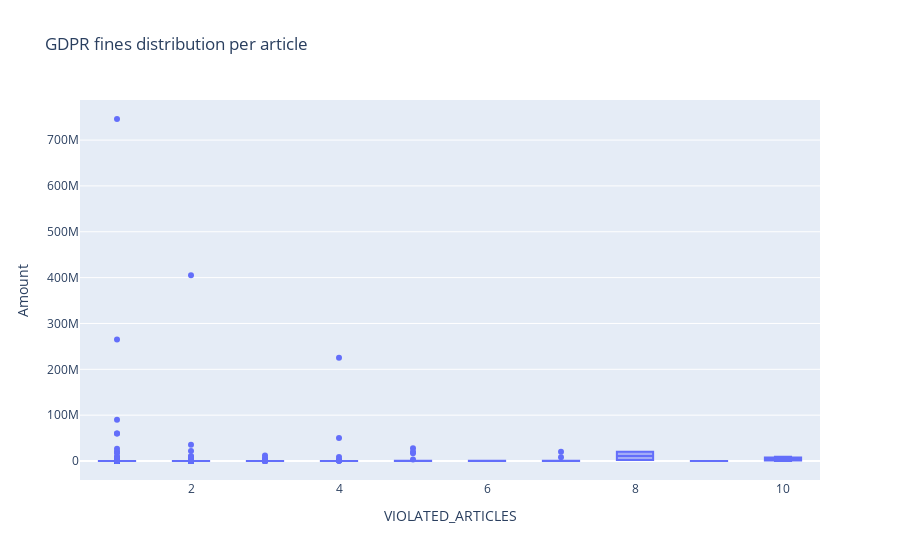

Write notebook code for a chart like this one.
### Markdown cell above
6.Breakdown / Distribution and important metrics of fines levied per article.

### Code cell
df = df.dropna(subset=['VIOLATED_ARTICLES', 'Amount'])

fig = px.box(df, x='VIOLATED_ARTICLES', y='Amount', title='GDPR fines distribution per article')

fig.show()

### Figure 1 — Plotly figure (JSON) as saved in the notebook; plotly's stock layout.template omitted (floating-point values rounded to 4 significant figures; data arrays with more than 128 entries replaced by an {"elided": "..."} marker saying what was removed)
{"data": [{"alignmentgroup": "True", "hovertemplate": "VIOLATED_ARTICLES=%{x}<br>Amount=%{y}<extra></extra>", "legendgroup": "", "marker": {"color": "#636efa"}, "name": "", "notched": false, "offsetgroup": "", "orientation": "v", "showlegend": false, "type": "box", "x": {"elided": "1542 int values"}, "x0": " ", "xaxis": "x", "y": {"elided": "1542 int values"}, "y0": " ", "yaxis": "y"}], "layout": {"boxmode": "group", "legend": {"tracegroupgap": 0}, "title": {"text": "GDPR fines distribution per article"}, "xaxis": {"anchor": "y", "domain": [0, 1], "title": {"text": "VIOLATED_ARTICLES"}}, "yaxis": {"anchor": "x", "domain": [0, 1], "title": {"text": "Amount"}}}}
